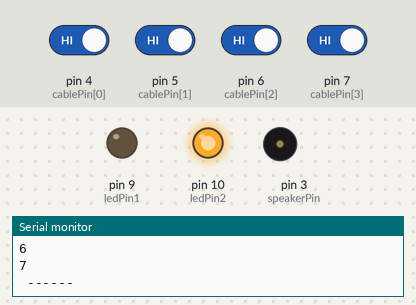
Bench run of a sketch on a simulated Arduino Uno, built with avr-gcc and run on an emulated ATmega328P. On the bench: output pins drawn as LEDs (lit = HIGH), buzzer (waves = sounding), the last lines printed to the serial monitor. Inputs (shaded band) come from the test bench; at power-on: pin 4 (cablePin[0]), pin 5 (cablePin[1]), pin 6 (cablePin[2]), pin 7 (cablePin[3]) HIGH. Pins used as bus, display or sensor lines are not drawn.

Above: at 1.2 s.
1.3 s: pin 5 (cablePin[1]) driven LOW
At 2.7 s:
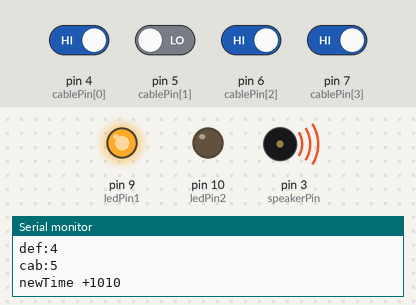
4.3 s: pin 6 (cablePin[2]) driven LOW
6.3 s: pin 4 (cablePin[0]) driven LOW
8.8 s: pin 7 (cablePin[3]) driven LOW
At 10.7 s:
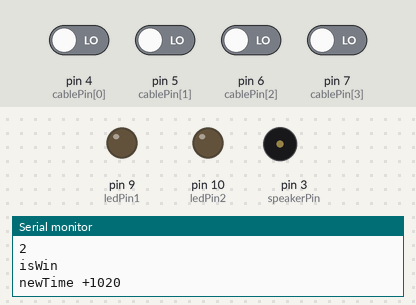
Timing chart, 0 to 12.2 s (numbered marks = the images above; inputs shaded):
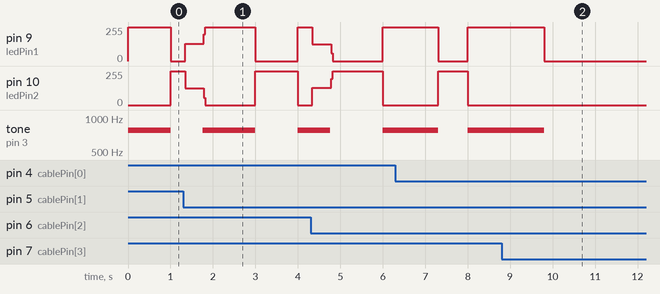

Measured:
- after the input at 8.8 s, pin 10 (ledPin2): stops changing and stays 0/255

The sketch:

pr_bomba.ino
```cpp
#include <SPI.h> // Include the Arduino SPI library

const int buttonPin = 2;    // the number of the pushbutton pin
const int ledPin1 = 9;
const int ledPin2 = 10;

const int speakerPin = 3;

/**/
/* Possible start point for counting down */
const int ssPin = 8;
int countdownOptions[] = {5, 15, 60, 45}; //Possible values to count down from
int countdownSetting = 2;                //Default countdown-value is 25 minutes (Pomodoro Technique)
int cablePin[] = {4, 5, 6, 7};
int defuseOptions[2][4] = {{4, 7, 5, 6},
                           {0, 0, 0, 0}};

boolean isGoodDef = false;
boolean isWin = false;
int countDef = 0;

/* Values to prevent the button from bouncing */
int buttonState;             // the current reading from the input pin
int lastButtonState = LOW;   // the previous reading from the input pin
long lastDebounceTime = 0;  // the last time the output pin was toggled
long debounceDelay = 50;    // the debounce time; increase if the output flickers

/* Values for storing a count down session */
long lastStartTime = 0;    //When did we start
long newDefuseTime = 0;
long subDefuseTime = 0;
long countdownTime = 0;
boolean counting = false;  //Are we counting at this moment?
boolean active = true;     //Is the clock active or suspended (active can be "not yet counting, but the button is pressed")
//

unsigned int counter = 0;  // This variable will count up to 65k
char tempString[10];  // Will be used with sprintf to create strings

void setup()
{

  Serial.begin(9600);

  pinMode(buttonPin, INPUT);
  pinMode(ledPin1, OUTPUT);
  pinMode(ledPin2, OUTPUT);
  pinMode(speakerPin, OUTPUT);

  initCable();
  // -------- SPI initialization
  pinMode(ssPin, OUTPUT);  // Set the SS pin as an output
  digitalWrite(ssPin, HIGH);  // Set the SS pin HIGH

  SPI.begin();  // Begin SPI hardware
  SPI.setClockDivider(SPI_CLOCK_DIV64);  // Slow down SPI clock
  // --------

  clearDisplaySPI();
}

void loop()
{
//  buttonState = digitalRead(buttonPin);
//  if (buttonState == HIGH) {
//     counting = true;
//  }
  counting = true;
  if (!isWin){
    evaluateButton();
    count();
  } else {
    digitalWrite (ledPin2, LOW);
    digitalWrite (ledPin1, LOW);
    digitalWrite(speakerPin, LOW);
    noTone(speakerPin);
  }
}
/**/
void initCable() {
    Serial.println(" --- INIT cabel --- ");
   for (int i=0; i<4; i++){
      pinMode(cablePin[i], INPUT);
     // digitalWrite (cablePin[i], HIGH);
     Serial.println(cablePin[i]);
  }
  Serial.println(" ------ ");
}
/**/
void count() {

  if (counting){
    unsigned long now = millis();
    int secondsPassed = (now-lastStartTime)/1000;
    int secondsDisplay = ((countdownOptions[countdownSetting] * 60) - secondsPassed) % 60;
    int minutesDisplay = (((countdownOptions[countdownSetting] - newDefuseTime) * 60) - secondsPassed) / 60;

    String currentTimeValue = "";
    // Serial.print(minutesDisplay);
    currentTimeValue += minutesDisplay;
    // Serial.print(":");
    if(secondsDisplay < 10) {
    //  Serial.print("0");
      currentTimeValue += "0";
    }
    currentTimeValue += secondsDisplay;
    //Вывод на дисплей
    displayNumber(currentTimeValue);
    countdownTime = currentTimeValue.toInt(); //Global Time

    if(secondsDisplay == 0 && minutesDisplay == 0) {
      counting = false;
      active = false;
    }
  } //counting
}// END count()

//
void evaluateButton() {

  for (int n=0; n<4; n++){
  //Проверяем все кабеля на разрыв
  if ((digitalRead(cablePin[n]) == 0)&&(defuseOptions[1][n] != 1)&&(!isWin)) {
        Serial.print("n:");   Serial.println(n);
        Serial.print("def:"); Serial.println(defuseOptions[0][countDef]);
        Serial.print("cab:"); Serial.println(cablePin[n]);

        //Узнать последовательность

        if (cablePin[n] != defuseOptions[0][countDef] ){
          newDefuseTime += 10;
          timerC();
        } else {
          countDef++;
          isGoodDef = true;
          Serial.println("isGoodDef!!!");
          Serial.println(countDef);
        }

        if((( countDef*10 ) + newDefuseTime) == 40) { isWin = true; Serial.println("isWin");}

        Serial.print("newTime +10");
        Serial.println(newDefuseTime);

        //------------------------------------------
        defuseOptions[1][n] = 1;
        delay(1000);
  } // if end ((digitalRead(cablePin[n]) == 0)&&(defuseOptions[1][n] != 1))
  } // for end N
//-------------------------------------------------------------------------
//                1 +10 +10
//  0  1  2  3
// {4, 5, 6, 7} - cablePin[]
// {4, 7, 5, 6} - defuseOptions[2][4]
//
//-------------------------------------------------------------------------

} //evaluateButton

void timerC(){

  int var = 0;
  int cnt = 0;

  while(var < 1000){
      cnt = countdownTime - var;
      displayNumber((String)cnt);
  var++;
 }
}
  //
  void displayNumber(String line)
{
   counter = line.toInt();
   sprintf(tempString, "%4d", counter);
   s7sSendStringSPI((String)tempString);
   //beep(50);
   dec(counter);
   led(counter);

 }

void dec(int isEvenNumber){
   if (isEvenNumber % 2 == 0) { setDecimalsSPI(0b00010000);} else{ setDecimalsSPI(0b00000000);}
}

void led(int isEvenNumber){
  if (isEvenNumber % 2 == 0) { digitalWrite (ledPin1, HIGH);digitalWrite (ledPin2, LOW);  tone (speakerPin, 777);
  } else{ digitalWrite (ledPin1, LOW);digitalWrite (ledPin2, HIGH);digitalWrite(speakerPin, LOW);noTone(speakerPin); }
}
/***************SPI LIB*********************/
void s7sSendStringSPI(String toSend)
{
  digitalWrite(ssPin, LOW);

  //Serial.println(toSend);
  for (int i=0; i<4; i++)
  {
    SPI.transfer((byte)toSend[i]);
  }

  digitalWrite(ssPin, HIGH);
}

void clearDisplaySPI()
{
  digitalWrite(ssPin, LOW);
  SPI.transfer(0x76);  // Clear display command
  digitalWrite(ssPin, HIGH);
}

void setBrightnessSPI(byte value)
{
  digitalWrite(ssPin, LOW);
  SPI.transfer(0x7A);  // Set brightness command byte
  SPI.transfer(value);  // brightness data byte
  digitalWrite(ssPin, HIGH);
}

void setDecimalsSPI(byte decimals)
{
  digitalWrite(ssPin, LOW);
  SPI.transfer(0x77);
  SPI.transfer(decimals);
  digitalWrite(ssPin, HIGH);
}

void beep(unsigned char delayms){

  tone (speakerPin, 500); //включаем на 500 Гц
  delay(delayms); //ждем 100 Мс
  digitalWrite(speakerPin, LOW);


}
```
